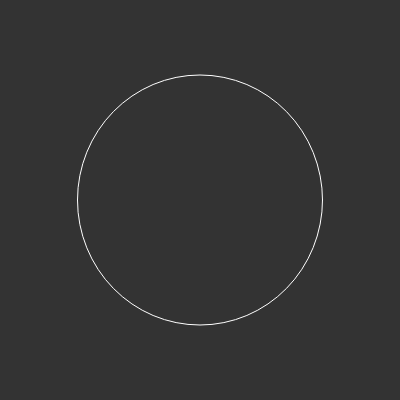
Frame 1 (no input)
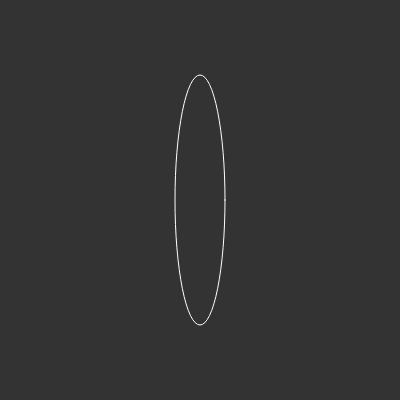
Frame 60 (no input)
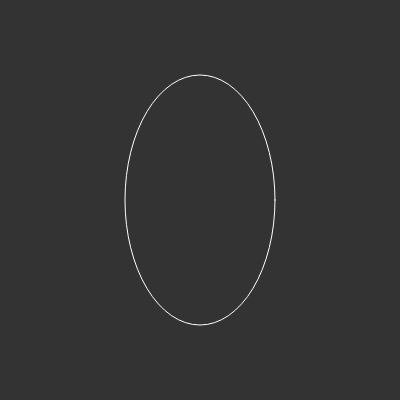
Frame 120 (the mouse pressed at the canvas centre since frame 60)

The p5.js sketch that drew these frames (run headless with seeded random() and noise() and a simulated clock; from frame 60 on, the mouse is pressed at the canvas centre):

// p5.js sketch
// ── sketch.js
var x = 250;
var reducing = true;
var limit = 250;
function setup() {
  createCanvas(400,400);
  background(51);
  }

function draw() {
  background(51);
  noFill();
  stroke(255);

  x=x-5;
  if (x<=-250){x=250}

  ellipse(200,200,x,250);
  console.log(x);
  console.log(reducing);



}
